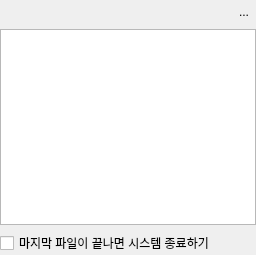
<ui version="4.0" >
 <class>Ui::PlayListWidget</class>
 <widget class="QWidget" name="Ui::PlayListWidget" >
  <property name="geometry" >
   <rect>
    <x>0</x>
    <y>0</y>
    <width>256</width>
    <height>255</height>
   </rect>
  </property>
  <property name="windowTitle" >
   <string>Form</string>
  </property>
  <layout class="QVBoxLayout" >
   <property name="margin" >
    <number>0</number>
   </property>
   <item>
    <layout class="QHBoxLayout" >
     <property name="spacing" >
      <number>0</number>
     </property>
     <item>
      <widget class="QToolButton" name="open_button" >
       <property name="focusPolicy" >
        <enum>Qt::NoFocus</enum>
       </property>
       <property name="text" >
        <string/>
       </property>
       <property name="icon" >
        <iconset resource="rsclist.qrc" >
         <normaloff>:/img/document-open.png</normaloff>:/img/document-open.png</iconset>
       </property>
       <property name="autoRaise" >
        <bool>true</bool>
       </property>
      </widget>
     </item>
     <item>
      <widget class="QToolButton" name="add_button" >
       <property name="focusPolicy" >
        <enum>Qt::NoFocus</enum>
       </property>
       <property name="toolTip" >
        <string>추가</string>
       </property>
       <property name="text" >
        <string/>
       </property>
       <property name="icon" >
        <iconset resource="rsclist.qrc" >
         <normaloff>:/img/list-add.png</normaloff>:/img/list-add.png</iconset>
       </property>
       <property name="autoRaise" >
        <bool>true</bool>
       </property>
      </widget>
     </item>
     <item>
      <widget class="QToolButton" name="erase_button" >
       <property name="focusPolicy" >
        <enum>Qt::NoFocus</enum>
       </property>
       <property name="toolTip" >
        <string>삭제</string>
       </property>
       <property name="text" >
        <string/>
       </property>
       <property name="icon" >
        <iconset resource="rsclist.qrc" >
         <normaloff>:/img/list-remove.png</normaloff>:/img/list-remove.png</iconset>
       </property>
       <property name="autoRaise" >
        <bool>true</bool>
       </property>
      </widget>
     </item>
     <item>
      <widget class="QToolButton" name="up_button" >
       <property name="focusPolicy" >
        <enum>Qt::NoFocus</enum>
       </property>
       <property name="toolTip" >
        <string>위로</string>
       </property>
       <property name="text" >
        <string/>
       </property>
       <property name="icon" >
        <iconset resource="rsclist.qrc" >
         <normaloff>:/img/arrow-up.png</normaloff>:/img/arrow-up.png</iconset>
       </property>
       <property name="autoRaise" >
        <bool>true</bool>
       </property>
      </widget>
     </item>
     <item>
      <widget class="QToolButton" name="down_button" >
       <property name="focusPolicy" >
        <enum>Qt::NoFocus</enum>
       </property>
       <property name="toolTip" >
        <string>아래로</string>
       </property>
       <property name="text" >
        <string/>
       </property>
       <property name="icon" >
        <iconset resource="rsclist.qrc" >
         <normaloff>:/img/arrow-down.png</normaloff>:/img/arrow-down.png</iconset>
       </property>
       <property name="autoRaise" >
        <bool>true</bool>
       </property>
      </widget>
     </item>
     <item>
      <widget class="QToolButton" name="clear_button" >
       <property name="focusPolicy" >
        <enum>Qt::NoFocus</enum>
       </property>
       <property name="toolTip" >
        <string>비우기</string>
       </property>
       <property name="text" >
        <string/>
       </property>
       <property name="icon" >
        <iconset resource="rsclist.qrc" >
         <normaloff>:/img/edit-clear-list.png</normaloff>:/img/edit-clear-list.png</iconset>
       </property>
       <property name="autoRaise" >
        <bool>true</bool>
       </property>
      </widget>
     </item>
     <item>
      <widget class="QToolButton" name="save_button" >
       <property name="focusPolicy" >
        <enum>Qt::NoFocus</enum>
       </property>
       <property name="text" >
        <string/>
       </property>
       <property name="icon" >
        <iconset resource="rsclist.qrc" >
         <normaloff>:/img/document-save.png</normaloff>:/img/document-save.png</iconset>
       </property>
       <property name="autoRaise" >
        <bool>true</bool>
       </property>
      </widget>
     </item>
     <item>
      <layout class="QHBoxLayout" >
       <property name="spacing" >
        <number>0</number>
       </property>
       <item>
        <spacer>
         <property name="orientation" >
          <enum>Qt::Horizontal</enum>
         </property>
         <property name="sizeHint" stdset="0" >
          <size>
           <width>0</width>
           <height>0</height>
          </size>
         </property>
        </spacer>
       </item>
       <item>
        <widget class="QToolButton" name="close_button" >
         <property name="focusPolicy" >
          <enum>Qt::NoFocus</enum>
         </property>
         <property name="toolTip" >
          <string>닫기</string>
         </property>
         <property name="text" >
          <string>...</string>
         </property>
         <property name="icon" >
          <iconset resource="rsclist.qrc" >
           <normaloff>:/img/window-close.png</normaloff>:/img/window-close.png</iconset>
         </property>
         <property name="autoRaise" >
          <bool>true</bool>
         </property>
        </widget>
       </item>
      </layout>
     </item>
    </layout>
   </item>
   <item>
    <widget class="QTableView" name="list" >
     <property name="alternatingRowColors" >
      <bool>true</bool>
     </property>
     <property name="selectionBehavior" >
      <enum>QAbstractItemView::SelectRows</enum>
     </property>
     <property name="verticalScrollMode" >
      <enum>QAbstractItemView::ScrollPerPixel</enum>
     </property>
     <property name="horizontalScrollMode" >
      <enum>QAbstractItemView::ScrollPerPixel</enum>
     </property>
    </widget>
   </item>
   <item>
    <widget class="QCheckBox" name="shutdown_check" >
     <property name="text" >
      <string>마지막 파일이 끝나면 시스템 종료하기</string>
     </property>
    </widget>
   </item>
  </layout>
 </widget>
 <resources>
  <include location="rsclist.qrc" />
 </resources>
 <connections/>
</ui>
